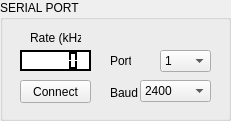
    <widget class="QGroupBox" name="groupBox">
     <property name="geometry">
      <rect>
       <x>250</x>
       <y>270</y>
       <width>231</width>
       <height>121</height>
      </rect>
     </property>
     <property name="title">
      <string>SERIAL PORT</string>
     </property>
     <widget class="QComboBox" name="SerialPortBaud">
      <property name="geometry">
       <rect>
        <x>140</x>
        <y>80</y>
        <width>71</width>
        <height>22</height>
       </rect>
      </property>
      <item>
       <property name="text">
        <string>2400</string>
       </property>
      </item>
      <item>
       <property name="text">
        <string>4800</string>
       </property>
      </item>
      <item>
       <property name="text">
        <string>9600</string>
       </property>
      </item>
      <item>
       <property name="text">
        <string>19200</string>
       </property>
      </item>
      <item>
       <property name="text">
        <string>38400</string>
       </property>
      </item>
      <item>
       <property name="text">
        <string>57600</string>
       </property>
      </item>
      <item>
       <property name="text">
        <string>115200</string>
       </property>
      </item>
     </widget>
     <widget class="QLabel" name="SerialPortNumLabel">
      <property name="geometry">
       <rect>
        <x>110</x>
        <y>53</y>
        <width>21</width>
        <height>16</height>
       </rect>
      </property>
      <property name="text">
       <string>Port</string>
      </property>
     </widget>
     <widget class="QLabel" name="SerialPortBaudLabel">
      <property name="geometry">
       <rect>
        <x>110</x>
        <y>85</y>
        <width>31</width>
        <height>16</height>
       </rect>
      </property>
      <property name="text">
       <string>Baud</string>
      </property>
     </widget>
     <widget class="QComboBox" name="SerialPortNum">
      <property name="geometry">
       <rect>
        <x>160</x>
        <y>50</y>
        <width>51</width>
        <height>22</height>
       </rect>
      </property>
      <item>
       <property name="text">
        <string>1</string>
       </property>
      </item>
      <item>
       <property name="text">
        <string>2</string>
       </property>
      </item>
      <item>
       <property name="text">
        <string>3</string>
       </property>
      </item>
      <item>
       <property name="text">
        <string>4</string>
       </property>
      </item>
     </widget>
     <widget class="QLCDNumber" name="SerialPortLoopRate">
      <property name="enabled">
       <bool>true</bool>
      </property>
      <property name="geometry">
       <rect>
        <x>20</x>
        <y>50</y>
        <width>71</width>
        <height>21</height>
       </rect>
      </property>
      <property name="palette">
       <palette>
        <active>
         <colorrole role="WindowText">
          <brush brushstyle="SolidPattern">
           <color alpha="255">
            <red>255</red>
            <green>255</green>
            <blue>255</blue>
           </color>
          </brush>
         </colorrole>
         <colorrole role="Button">
          <brush brushstyle="SolidPattern">
           <color alpha="255">
            <red>255</red>
            <green>255</green>
            <blue>255</blue>
           </color>
          </brush>
         </colorrole>
         <colorrole role="Light">
          <brush brushstyle="SolidPattern">
           <color alpha="255">
            <red>0</red>
            <green>0</green>
            <blue>0</blue>
           </color>
          </brush>
         </colorrole>
         <colorrole role="Midlight">
          <brush brushstyle="SolidPattern">
           <color alpha="255">
            <red>0</red>
            <green>0</green>
            <blue>0</blue>
           </color>
          </brush>
         </colorrole>
         <colorrole role="Dark">
          <brush brushstyle="SolidPattern">
           <color alpha="255">
            <red>0</red>
            <green>0</green>
            <blue>0</blue>
           </color>
          </brush>
         </colorrole>
         <colorrole role="Mid">
          <brush brushstyle="SolidPattern">
           <color alpha="255">
            <red>0</red>
            <green>0</green>
            <blue>0</blue>
           </color>
          </brush>
         </colorrole>
         <colorrole role="Text">
          <brush brushstyle="SolidPattern">
           <color alpha="255">
            <red>255</red>
            <green>255</green>
            <blue>255</blue>
           </color>
          </brush>
         </colorrole>
         <colorrole role="BrightText">
          <brush brushstyle="SolidPattern">
           <color alpha="255">
            <red>255</red>
            <green>255</green>
            <blue>255</blue>
           </color>
          </brush>
         </colorrole>
         <colorrole role="ButtonText">
          <brush brushstyle="SolidPattern">
           <color alpha="255">
            <red>255</red>
            <green>255</green>
            <blue>255</blue>
           </color>
          </brush>
         </colorrole>
         <colorrole role="Base">
          <brush brushstyle="SolidPattern">
           <color alpha="255">
            <red>255</red>
            <green>255</green>
            <blue>255</blue>
           </color>
          </brush>
         </colorrole>
         <colorrole role="Window">
          <brush brushstyle="SolidPattern">
           <color alpha="255">
            <red>255</red>
            <green>255</green>
            <blue>255</blue>
           </color>
          </brush>
         </colorrole>
         <colorrole role="Shadow">
          <brush brushstyle="SolidPattern">
           <color alpha="255">
            <red>0</red>
            <green>0</green>
            <blue>0</blue>
           </color>
          </brush>
         </colorrole>
         <colorrole role="AlternateBase">
          <brush brushstyle="SolidPattern">
           <color alpha="255">
            <red>255</red>
            <green>255</green>
            <blue>255</blue>
           </color>
          </brush>
         </colorrole>
        </active>
        <inactive>
         <colorrole role="WindowText">
          <brush brushstyle="SolidPattern">
           <color alpha="255">
            <red>255</red>
            <green>255</green>
            <blue>255</blue>
           </color>
          </brush>
         </colorrole>
         <colorrole role="Button">
          <brush brushstyle="SolidPattern">
           <color alpha="255">
            <red>255</red>
            <green>255</green>
            <blue>255</blue>
           </color>
          </brush>
         </colorrole>
         <colorrole role="Light">
          <brush brushstyle="SolidPattern">
           <color alpha="255">
            <red>0</red>
            <green>0</green>
            <blue>0</blue>
           </color>
          </brush>
         </colorrole>
         <colorrole role="Midlight">
          <brush brushstyle="SolidPattern">
           <color alpha="255">
            <red>0</red>
            <green>0</green>
            <blue>0</blue>
           </color>
          </brush>
         </colorrole>
         <colorrole role="Dark">
          <brush brushstyle="SolidPattern">
           <color alpha="255">
            <red>0</red>
            <green>0</green>
            <blue>0</blue>
           </color>
          </brush>
         </colorrole>
         <colorrole role="Mid">
          <brush brushstyle="SolidPattern">
           <color alpha="255">
            <red>0</red>
            <green>0</green>
            <blue>0</blue>
           </color>
          </brush>
         </colorrole>
         <colorrole role="Text">
          <brush brushstyle="SolidPattern">
           <color alpha="255">
            <red>255</red>
            <green>255</green>
            <blue>255</blue>
           </color>
          </brush>
         </colorrole>
         <colorrole role="BrightText">
          <brush brushstyle="SolidPattern">
           <color alpha="255">
            <red>255</red>
            <green>255</green>
            <blue>255</blue>
           </color>
          </brush>
         </colorrole>
         <colorrole role="ButtonText">
          <brush brushstyle="SolidPattern">
           <color alpha="255">
            <red>255</red>
            <green>255</green>
            <blue>255</blue>
           </color>
          </brush>
         </colorrole>
         <colorrole role="Base">
          <brush brushstyle="SolidPattern">
           <color alpha="255">
            <red>255</red>
            <green>255</green>
            <blue>255</blue>
           </color>
          </brush>
         </colorrole>
         <colorrole role="Window">
          <brush brushstyle="SolidPattern">
           <color alpha="255">
            <red>255</red>
            <green>255</green>
            <blue>255</blue>
           </color>
          </brush>
         </colorrole>
         <colorrole role="Shadow">
          <brush brushstyle="SolidPattern">
           <color alpha="255">
            <red>0</red>
            <green>0</green>
            <blue>0</blue>
           </color>
          </brush>
         </colorrole>
         <colorrole role="AlternateBase">
          <brush brushstyle="SolidPattern">
           <color alpha="255">
            <red>255</red>
            <green>255</green>
            <blue>255</blue>
           </color>
          </brush>
         </colorrole>
        </inactive>
        <disabled>
         <colorrole role="WindowText">
          <brush brushstyle="SolidPattern">
           <color alpha="255">
            <red>0</red>
            <green>0</green>
            <blue>0</blue>
           </color>
          </brush>
         </colorrole>
         <colorrole role="Button">
          <brush brushstyle="SolidPattern">
           <color alpha="255">
            <red>255</red>
            <green>255</green>
            <blue>255</blue>
           </color>
          </brush>
         </colorrole>
         <colorrole role="Light">
          <brush brushstyle="SolidPattern">
           <color alpha="255">
            <red>0</red>
            <green>0</green>
            <blue>0</blue>
           </color>
          </brush>
         </colorrole>
         <colorrole role="Midlight">
          <brush brushstyle="SolidPattern">
           <color alpha="255">
            <red>0</red>
            <green>0</green>
            <blue>0</blue>
           </color>
          </brush>
         </colorrole>
         <colorrole role="Dark">
          <brush brushstyle="SolidPattern">
           <color alpha="255">
            <red>0</red>
            <green>0</green>
            <blue>0</blue>
           </color>
          </brush>
         </colorrole>
         <colorrole role="Mid">
          <brush brushstyle="SolidPattern">
           <color alpha="255">
            <red>0</red>
            <green>0</green>
            <blue>0</blue>
           </color>
          </brush>
         </colorrole>
         <colorrole role="Text">
          <brush brushstyle="SolidPattern">
           <color alpha="255">
            <red>0</red>
            <green>0</green>
            <blue>0</blue>
           </color>
          </brush>
         </colorrole>
         <colorrole role="BrightText">
          <brush brushstyle="SolidPattern">
           <color alpha="255">
            <red>255</red>
            <green>255</green>
            <blue>255</blue>
           </color>
          </brush>
         </colorrole>
         <colorrole role="ButtonText">
          <brush brushstyle="SolidPattern">
           <color alpha="255">
            <red>0</red>
            <green>0</green>
            <blue>0</blue>
           </color>
          </brush>
         </colorrole>
         <colorrole role="Base">
          <brush brushstyle="SolidPattern">
           <color alpha="255">
            <red>255</red>
            <green>255</green>
            <blue>255</blue>
           </color>
          </brush>
         </colorrole>
         <colorrole role="Window">
          <brush brushstyle="SolidPattern">
           <color alpha="255">
            <red>255</red>
            <green>255</green>
            <blue>255</blue>
           </color>
          </brush>
         </colorrole>
         <colorrole role="Shadow">
          <brush brushstyle="SolidPattern">
           <color alpha="255">
            <red>0</red>
            <green>0</green>
            <blue>0</blue>
           </color>
          </brush>
         </colorrole>
         <colorrole role="AlternateBase">
          <brush brushstyle="SolidPattern">
           <color alpha="255">
            <red>255</red>
            <green>255</green>
            <blue>255</blue>
           </color>
          </brush>
         </colorrole>
        </disabled>
       </palette>
      </property>
      <property name="autoFillBackground">
       <bool>true</bool>
      </property>
      <property name="numDigits">
       <number>5</number>
      </property>
     </widget>
     <widget class="QLabel" name="SerialPortLoopRateLabel">
      <property name="geometry">
       <rect>
        <x>30</x>
        <y>30</y>
        <width>51</width>
        <height>16</height>
       </rect>
      </property>
      <property name="text">
       <string>Rate (kHz)</string>
      </property>
     </widget>
     <widget class="QPushButton" name="ConnectSerialPort">
      <property name="geometry">
       <rect>
        <x>20</x>
        <y>80</y>
        <width>71</width>
        <height>23</height>
       </rect>
      </property>
      <property name="text">
       <string>Connect</string>
      </property>
     </widget>
    </widget>
